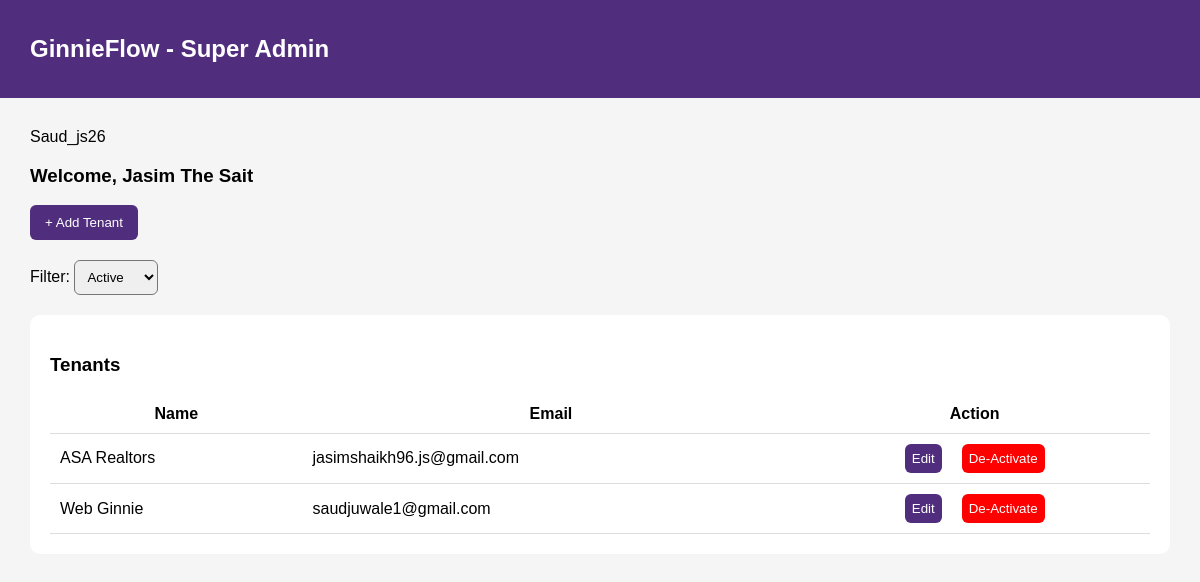
/accounts/superadmin (signed in), run on an earlier commit of the app's database.
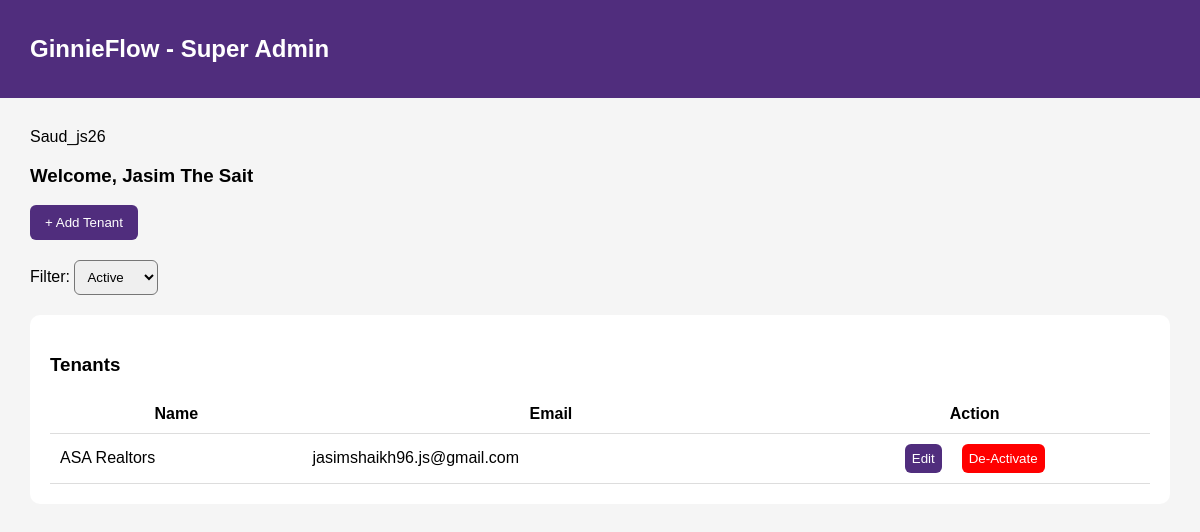
And on a later commit of the database.
### accounts/models.py (models this page shows, shortened)
class User(AbstractUser):
    tenant = models.ForeignKey(Tenant, on_delete=models.CASCADE, null=True, blank=True)
    role = models.CharField(
    max_length=20,
    choices=[
        ('owner', 'Owner'),
        ('admin', 'Admin'),
        ('agent', 'Agent'),
    ],
    default='agent'
)
    is_password_set = models.BooleanField(default=False)
    setup_token = models.CharField(max_length=255, null=True, blank=True)
    token_expiry = models.DateTimeField(null=True, blank=True)

class Tenant(models.Model):
    name = models.CharField(max_length=255)
    email = models.EmailField()
    is_active = models.BooleanField(default=True)
    created_at = models.DateTimeField(auto_now_add=True)

### accounts/views.py (the view)
# urls.py: path('superadmin',views.superadmin_dashboard,name='superadmin'),
def superadmin_dashboard(request):
    if not request.user.is_superuser:
        return redirect('login')
    status = request.GET.get('status', 'active')
    if status == 'inactive':
        tenants = Tenant.objects.filter(is_active=False)
    elif status == 'all':
        tenants = Tenant.objects.all()
    else:
        tenants = Tenant.objects.filter(is_active=True)
    return render(request, 'dashboard/superadmin.html', {
        'tenants': tenants,
        'status': status
    })

### templates/dashboard/superadmin.html (shortened to what this page needs)
<!DOCTYPE html>
<html>
<head>
</head>
<body>
<div class="header">
    <h2>GinnieFlow - Super Admin</h2>
</div>
<div class="container">
    {{ request.user.username }}
    <h3>Welcome, Jasim The Sait</h3>
    <button class="btn" onclick="openModal('addModal')">+ Add Tenant</button>
    <form method="GET" id="filterForm">
        <label>Filter:</label>
        <select name="status" style="padding:8px; border-radius:6px; margin-top: 20px;" onchange="document.getElementById('filterForm').submit()">
            <option value="active" {% if status == 'active' %}selected{% endif %}>Active</option>
        </select>
    </form>
    <div class="card">
        <h3>Tenants</h3>
        <table>
            <tr>
                <th>Name</th>
                <th>Email</th>
                <th>Action</th>
            </tr>
            {% for tenant in tenants %}
            <tr>
                <td>{{ tenant.name }}</td>
                <td>{{ tenant.email }}</td>
                <td style="display: flex; justify-content: center; gap: 20px;">
                    <button class="btn" style="padding: 7px;"
                        onclick="openEditModal('{{ tenant.id }}','{{ tenant.name }}','{{ tenant.email }}')">
                        Edit
                    </button>
                    <form method="POST" action="{% url 'delete-tenant' tenant.id %}" style="display:inline;">
                        <button type="submit" class="btn" style="background:red; padding: 7px;"
                            onclick="return confirm('Are you sure you want to delete this tenant?')">
                            De-Activate
                        </button>
                    </form>
                </td>
            </tr>
            {% endfor %}
        </table>
    </div>
</div>
</body>
</html>

### templates/dashboard/superadmin.html (style rules this page uses)
* { font-family:Verdana, Geneva, Tahoma, sans-serif; }
body { font-family: Arial; background: #f5f5f5; margin: 0; }
.header { background: #502d7d; color: white; padding: 15px 30px; }
.container { padding: 30px; }
.btn { background: #502d7d; color: white; padding: 10px 15px; border: none; border-radius: 6px; cursor: pointer; }
.card { background: white; padding: 20px; border-radius: 10px; margin-top: 20px; }
table { width: 100%; border-collapse: collapse; }
table th, table td { padding: 10px; border-bottom: 1px solid #ddd; }

What changed in the data, as far as the page shows it:
no longer on this page (row edited): Tenant: name "Web Ginnie", email "saudjuwale1@gmail.com"
